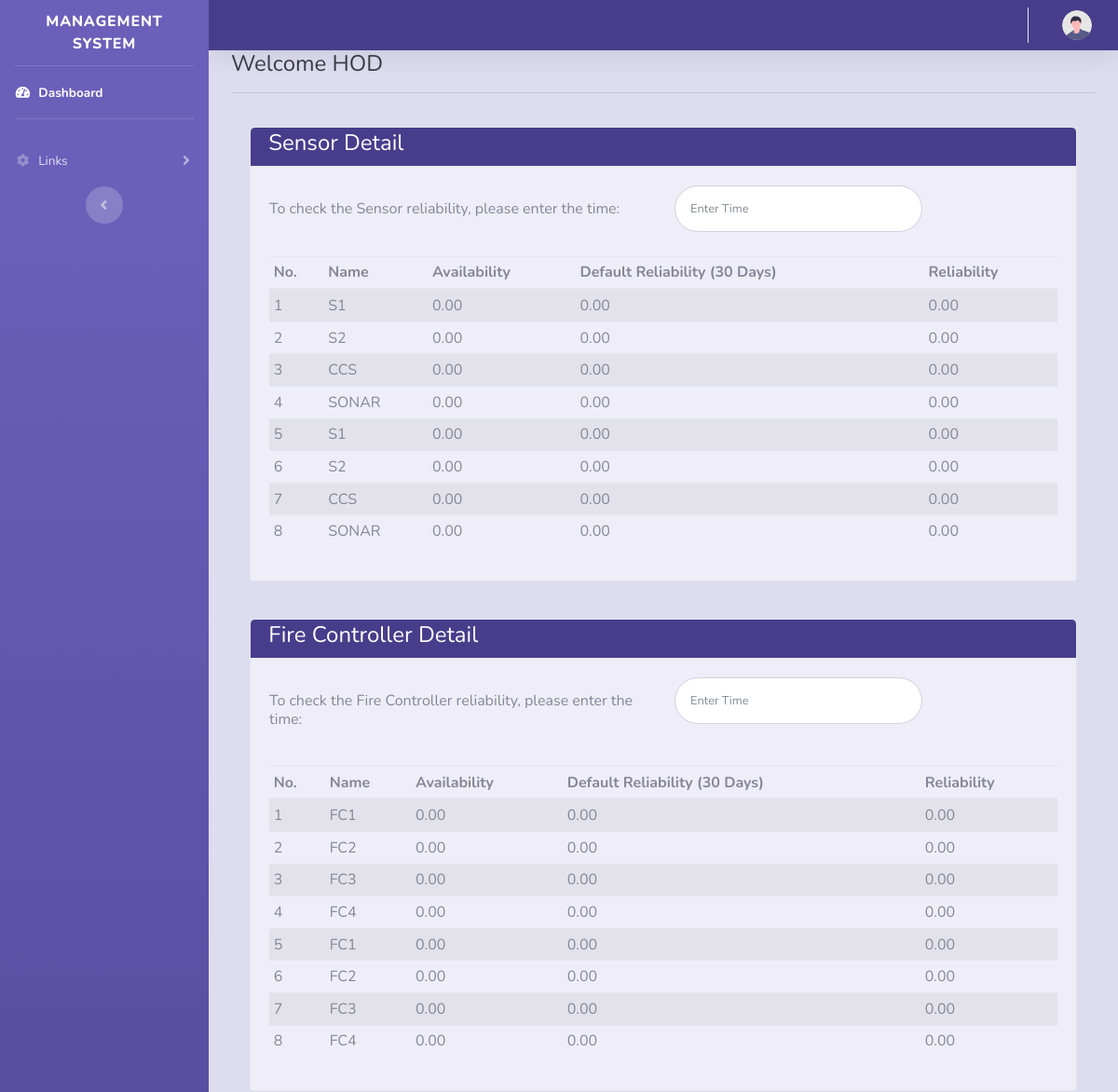
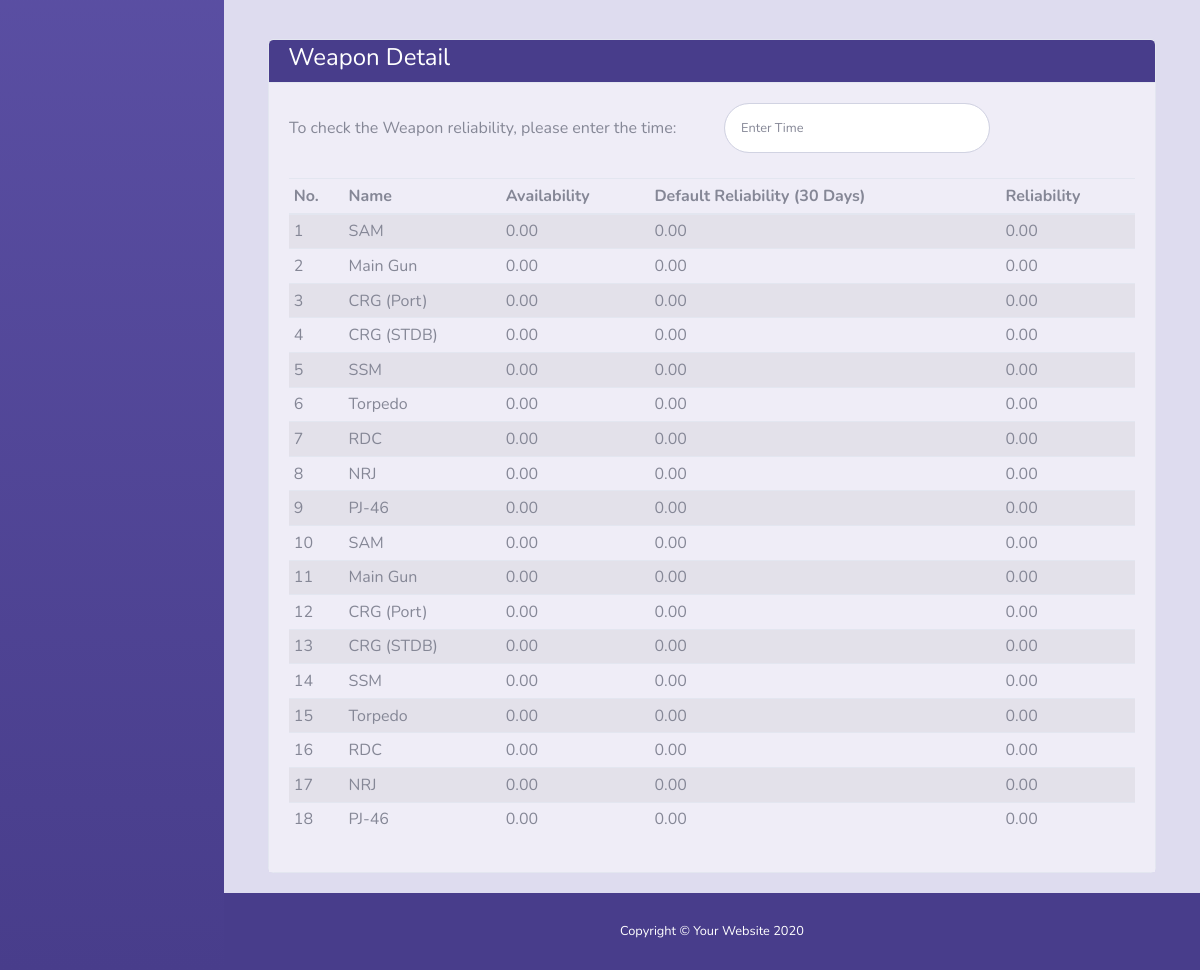
The page /index.php/hod on the database its author committed (2 pictures, top to bottom).
### tables this page shows
CREATE TABLE `controller_data` (
  `ID` bigint(20) NOT NULL,
  `Controller_type` varchar(30) NOT NULL,
  `Controller_Name` varchar(30) NOT NULL,
  `Controller_Code` varchar(30),
  `Ship_ID` bigint(20),
  `ESWB` varchar(30) NOT NULL,
  `Includes` varchar(50) DEFAULT NULL,
  `Not_Includes` varchar(50) DEFAULT NULL,
  `Associated_Equipment` varchar(50) DEFAULT NULL,
  `MTBF` decimal(8,2) DEFAULT NULL,
  `MTTR` decimal(8,2) DEFAULT NULL,
  `Availability` decimal(8,2) DEFAULT NULL,
  `Reliability` decimal(8,2) DEFAULT NULL,
  `Default_Reliability` decimal(8,2) DEFAULT 0.00,
  `Comission_date` date DEFAULT NULL,
  `Total_Equipped` int
);

### application/controllers/HOD.php (called while the page is built, shortened)
<?php if (!defined('BASEPATH')) exit('No direct script access allowed');
class HOD extends CI_Controller
{
    public function index()
    {
        $data['sensor_data'] = $this->db->where('Controller_type', 'Sensor')->get('controller_data')->result_array();
        $data['fire_controller_data'] = $this->db->where('Controller_type', 'Fire Controller')->get('controller_data')->result_array();
        $data['weapon_data'] = $this->db->where('Controller_type', 'Weapon')->get('controller_data')->result_array();
        $this->load->view('hod/hod', $data);
    }
}

### index.php (called while the page is built, shortened)
<?php
require_once BASEPATH.'core/CodeIgniter.php';

### application/views/hod/hod.php (the view, shortened to what this page needs)
<?php $this->load->view('hod/common/header'); ?>
<div class="container bg-custom2">
    <h1 class="h4 text-gray-900">Welcome HOD</h1>
    <hr>
    <div class="card-body">
        <div class="row">
            <div class="col-lg-12">
                <div class="card">
                    <div class="card-header bg-custom1">
                        <div class="row">
                            <div class="col-sm-7">
                                <h1 class="h4 text-white">Sensor Detail</h1>
                            </div>
                        </div>
                    </div>
                    <div class="card-body bg-custom3">
                        <form class="user" role="form" id="update_form" method="post" action="">
                            <div class="form-group row">
                                <div class="col-sm-6 my-3">
                                    <h6> To check the Sensor reliability, please enter the time: </h6>
                                </div>
                                <div class="col-sm-4">
                                    <input type="text" class="form-control form-control-user" name="time" id="sensor_time" placeholder="Enter Time">
                                </div>
                            </div>
                            <div id="table_div">
                                <?php if (isset($sensor_data)) {
                                    if (count($sensor_data) > 0) { ?>
                                        <table id="datatable" class="table table-sm table-striped bg-custom3">
                                            <thead>
                                                <tr>
                                                    <th scope="col-3">No.</th>
                                                    <th scope="col">Name</th>
                                                    <th scope="col">Availability</th>
                                                    <th scope="col">Default Reliability (30 Days)</th>
                                                    <th scope="col">Reliability</th>
                                                </tr>
                                            </thead>
                                            <tbody id="table_rows_sensor">
                                                <?php $count = 0;
                                                foreach ($sensor_data as $data) { ?>
                                                    <tr>
                                                        <td scope="row"><?= ++$count; ?></td>
                                                        <td scope="row" id="sensor_name<?= $count; ?>"><?= $data['Controller_Name']; ?></td>
                                                        <td scope="row" id="avail_sensor<?= $count; ?>"><?= $data['Availability']; ?></td>
                                                        <td scope="row" id="rel_sensor_def<?= $count; ?>"><?= $data['Default_Reliability']; ?></td>
                                                        <td scope="row" id="rel_sensor<?= $count; ?>"><?= $data['Reliability']; ?></td>
                                                    </tr>
                                                <?php } ?>
                                            </tbody>
                                        </table>
                                    <?php } else { ?>
                                        <div class="card-header">
                                            <h1 class="h4 text-gray-900">No records Available</h1>
                                        </div>
                                    <?php }
                                } else { ?>
                                    <a> No Record Available. </a>
                                <?php  } ?>
                            </div>
                        </form>
                    </div>
                </div>
            </div>
        </div>
    </div>
    <div class="card-body">
        <div class="row">
            <div class="col-lg-12">
                <div class="card">
                    <div class="card-header bg-custom1">
                        <h1 class="h4 text-white">Fire Controller Detail</h1>
                    </div>
                    <div class="card-body bg-custom3">
                        <form class="user" role="form" id="update_form" method="post" action="">
                            <div class="form-group row">
                                <div class="col-sm-6 my-3">
                                    <h6> To check the Fire Controller reliability, please enter the time: </h6>
                                </div>
                                <div class="col-sm-4">
                                    <input type="text" class="form-control form-control-user" name="time" id="fire_time" placeholder="Enter Time">
                                </div>
                            </div>
                            <div id="table_div">
                                <?php if (isset($fire_controller_data)) {
                                    if (count($fire_controller_data) > 0) { ?>
                                        <table id="datatable" class="table table-sm table-striped bg-custom3">
                                            <thead>
                                                <tr>
                                                    <th scope="col">No.</th>
                                                    <th scope="col">Name</th>
                                                    <th scope="col">Availability</th>
                                                    <th scope="col">Default Reliability (30 Days)</th>
                                                    <th scope="col">Reliability</th>
                                                </tr>
                                            </thead>
                                            <tbody id="table_rows_fire">
                                                <?php $count = 0;
                                                foreach ($fire_controller_data as $data) { ?>
                                                    <tr>
                                                        <td scope="row"><?= ++$count; ?></td>
                                                        <td scope="row" id="fire_name<?= $count; ?>"><?= $data['Controller_Name']; ?></td>
                                                        <td scope="row" id="avail_fire<?= $count; ?>"><?= $data['Availability']; ?></td>
                                                        <td scope="row" id="rel_fire_def<?= $count; ?>"><?= $data['Default_Reliability']; ?></td>
                                                        <td scope="row" id="rel_fire<?= $count; ?>"><?= $data['Reliability']; ?></td>
                                                    </tr>
                                                <?php } ?>
                                            </tbody>
                                        </table>
                                    <?php } else { ?>
                                        <div class="card-header">
                                            <h1 class="h4 text-gray-900">No record available</h1>
                                        </div>
                                    <?php }
                                } else { ?>
                                    <a> No Record Available. </a>
                                <?php  } ?>
                            </div>
                        </form>
                    </div>
                </div>
            </div>
        </div>
    </div>
    <div class="card-body">
        <div class="row">
            <div class="col-lg-12">
                <div class="card">
                    <div class="card-header bg-custom1">
                        <h1 class="h4 text-white">Weapon Detail</h1>
                    </div>
                    <div class="card-body bg-custom3">
                        <form class="user" role="form" id="update_form" method="post" action="">
                            <div class="form-group row">
                                <div class="col-sm-6 my-3">
                                    <h6> To check the Weapon reliability, please enter the time: </h6>
                                </div>
                                <div class="col-sm-4">
                                    <input type="text" class="form-control form-control-user" name="time" id="weapon_time" placeholder="Enter Time">
                                </div>
                            </div>
                            <div id="table_div">
                                <?php if (isset($weapon_data)) {
                                    if (count($weapon_data) > 0) { ?>
                                        <table id="datatable" class="table table-sm table-striped bg-custom3">
                                            <thead>
                                                <tr>
                                                    <th scope="col">No.</th>
                                                    <th scope="col">Name</th>
                                                    <th scope="col">Availability</th>
                                                    <th scope="col">Default Reliability (30 Days)</th>
                                                    <th scope="col">Reliability</th>
                                                </tr>
                                            </thead>
                                            <tbody id="table_rows_weapon">
                                                <?php $count = 0;
                                                foreach ($weapon_data as $data) { ?>
                                                    <tr>
                                                        <td scope="row"><?= ++$count; ?></td>
                                                        <td scope="row" id="weapon_name<?= $count; ?>"><?= $data['Controller_Name']; ?></td>
                                                        <td scope="row" id="avail_weapon<?= $count; ?>"><?= $data['Availability']; ?></td>
                                                        <td scope="row" id="rel_weapon_def<?= $count; ?>"><?= $data['Default_Reliability']; ?></td>
                                                        <td scope="row" id="rel_weapon<?= $count; ?>"><?= $data['Reliability']; ?></td>
                                                    </tr>
                                                <?php } ?>
                                            </tbody>
                                        </table>
                                    <?php } else { ?>
                                        <div class="card-header">
                                            <h1 class="h4 text-gray-900">No record available</h1>
                                        </div>
                                    <?php }
                                } else { ?>
                                    <a> No Record Available. </a>
                                <?php  } ?>
                            </div>
                        </form>
                    </div>
                </div>
            </div>
        </div>
    </div>
</div>
<?php $this->load->view('common/footer'); ?>

### application/views/hod/common/header.php (shortened to what this page needs)
<!DOCTYPE html>
<html lang="en">
<head>
    <link href="<?php echo base_url(); ?>assets/vendor/fontawesome-free/css/all.min.css" rel="stylesheet" type="text/css">
    <link href="<?php echo base_url(); ?>assets/css/sb-admin-2.min.css" rel="stylesheet">
</head>
<body id="page-top">
    <div id="wrapper">
        <ul class="navbar-nav bg-gradient-primary sidebar sidebar-dark accordion" id="accordionSidebar">
            <a class="sidebar-brand d-flex align-items-center justify-content-center" href="index.html">
                <div class="sidebar-brand-text mx-3">Management System</div>
            </a>
            <hr class="sidebar-divider my-0">
            <li class="nav-item active">
                <a class="nav-link" href="<?php if ($this->session->userdata('status') == 'weo') {
                                                echo "WEO";
                                            } else if ($this->session->userdata('status') == 'co') {
                                                echo "CO";
                                            } else {
                                                echo "HOD";
                                            } ?>">
                    <i class="fas fa-fw fa-tachometer-alt"></i>
                    <span>Dashboard</span></a>
            </li>
            <hr class="sidebar-divider">
            <li class="nav-item">
                <a class="nav-link collapsed" href="#" data-toggle="collapse" data-target="#collapseTwo" aria-expanded="true" aria-controls="collapseTwo">
                    <i class="fas fa-fw fa-cog"></i>
                    <span>Links</span>
                </a>
            </li>
            <div class="text-center d-none d-md-inline">
                <button class="rounded-circle border-0" id="sidebarToggle"></button>
            </div>
        </ul>
        <div id="content-wrapper" class="d-flex flex-column bg-custom2">
            <div id="content">
                <nav class="navbar navbar-expand navbar-light bg-custom1 topbar static-top shadow">
                    <ul class="navbar-nav ml-auto">
                        <li class="nav-item dropdown no-arrow">
                            <a class="nav-link dropdown-toggle" href="#" id="userDropdown" role="button" data-toggle="dropdown" aria-haspopup="true" aria-expanded="false">
                                <img class="img-profile rounded-circle" src="<?php echo base_url(); ?>assets/img/undraw_profile.svg">
                            </a>
                        </li>
                    </ul>
                </nav>

### application/views/common/footer.php (shortened to what this page needs)
         <footer class="sticky-footer bg-custom1 text-white">
                <div class="container my-auto">
                    <div class="copyright text-center my-auto">
                        <span>Copyright &copy; Your Website 2020</span>
                    </div>
                </div>
            </footer>
        </div>
    </div>
</body>
</html>

### rows shown on the page
controller_data: Controller_Name "S1", Availability "0.00", Default_Reliability "0.00", Reliability "0.00"
controller_data: Controller_Name "S2", Availability "0.00", Default_Reliability "0.00", Reliability "0.00"
controller_data: Controller_Name "CCS", Availability "0.00", Default_Reliability "0.00", Reliability "0.00"
controller_data: Controller_Name "SONAR", Availability "0.00", Default_Reliability "0.00", Reliability "0.00"
controller_data: Controller_Name "S1", Availability "0.00", Default_Reliability "0.00", Reliability "0.00"
controller_data: Controller_Name "S2", Availability "0.00", Default_Reliability "0.00", Reliability "0.00"
controller_data: Controller_Name "CCS", Availability "0.00", Default_Reliability "0.00", Reliability "0.00"
controller_data: Controller_Name "SONAR", Availability "0.00", Default_Reliability "0.00", Reliability "0.00"
controller_data: Controller_Name "FC1", Availability "0.00", Default_Reliability "0.00", Reliability "0.00"
controller_data: Controller_Name "FC2", Availability "0.00", Default_Reliability "0.00", Reliability "0.00"
controller_data: Controller_Name "FC3", Availability "0.00", Default_Reliability "0.00", Reliability "0.00"
controller_data: Controller_Name "FC4", Availability "0.00", Default_Reliability "0.00", Reliability "0.00"
controller_data: Controller_Name "FC1", Availability "0.00", Default_Reliability "0.00", Reliability "0.00"
controller_data: Controller_Name "FC2", Availability "0.00", Default_Reliability "0.00", Reliability "0.00"
controller_data: Controller_Name "FC3", Availability "0.00", Default_Reliability "0.00", Reliability "0.00"
controller_data: Controller_Name "FC4", Availability "0.00", Default_Reliability "0.00", Reliability "0.00"
controller_data: Controller_Name "SAM", Availability "0.00", Default_Reliability "0.00", Reliability "0.00"
controller_data: Controller_Name "Main Gun", Availability "0.00", Default_Reliability "0.00", Reliability "0.00"
controller_data: Controller_Name "CRG (Port)", Availability "0.00", Default_Reliability "0.00", Reliability "0.00"
controller_data: Controller_Name "CRG (STDB)", Availability "0.00", Default_Reliability "0.00", Reliability "0.00"
controller_data: Controller_Name "SSM", Availability "0.00", Default_Reliability "0.00", Reliability "0.00"
controller_data: Controller_Name "Torpedo", Availability "0.00", Default_Reliability "0.00", Reliability "0.00"
controller_data: Controller_Name "RDC", Availability "0.00", Default_Reliability "0.00", Reliability "0.00"
controller_data: Controller_Name "NRJ", Availability "0.00", Default_Reliability "0.00", Reliability "0.00"
controller_data: Controller_Name "PJ-46", Availability "0.00", Default_Reliability "0.00", Reliability "0.00"
controller_data: Controller_Name "SAM", Availability "0.00", Default_Reliability "0.00", Reliability "0.00"
controller_data: Controller_Name "Main Gun", Availability "0.00", Default_Reliability "0.00", Reliability "0.00"
controller_data: Controller_Name "CRG (Port)", Availability "0.00", Default_Reliability "0.00", Reliability "0.00"
controller_data: Controller_Name "CRG (STDB)", Availability "0.00", Default_Reliability "0.00", Reliability "0.00"
controller_data: Controller_Name "SSM", Availability "0.00", Default_Reliability "0.00", Reliability "0.00"
controller_data: Controller_Name "Torpedo", Availability "0.00", Default_Reliability "0.00", Reliability "0.00"
controller_data: Controller_Name "RDC", Availability "0.00", Default_Reliability "0.00", Reliability "0.00"
controller_data: Controller_Name "NRJ", Availability "0.00", Default_Reliability "0.00", Reliability "0.00"
controller_data: Controller_Name "PJ-46", Availability "0.00", Default_Reliability "0.00", Reliability "0.00"
